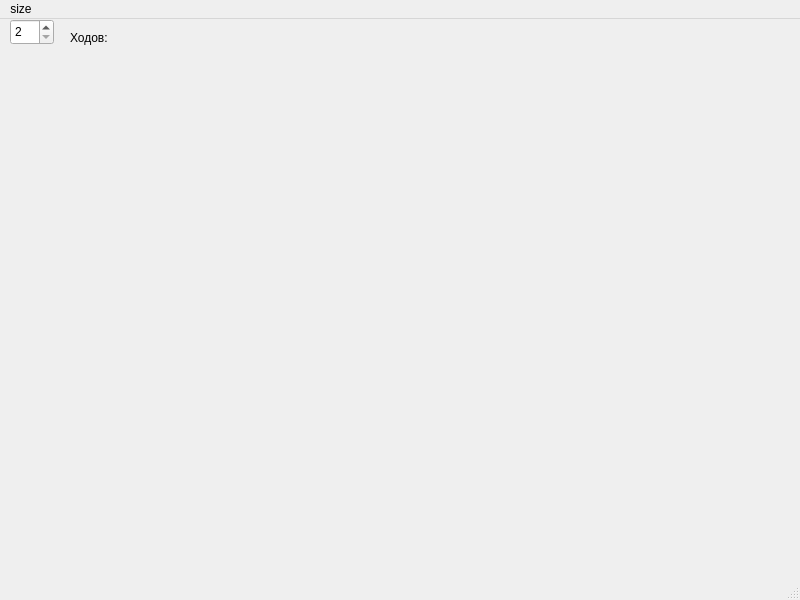
<?xml version="1.0" encoding="UTF-8"?>
<ui version="4.0">
 <class>FindPair</class>
 <widget class="QMainWindow" name="FindPair">
  <property name="geometry">
   <rect>
    <x>0</x>
    <y>0</y>
    <width>800</width>
    <height>600</height>
   </rect>
  </property>
  <property name="windowTitle">
   <string>MainWindow</string>
  </property>
  <widget class="QWidget" name="centralwidget">
   <widget class="QSpinBox" name="spinBox">
    <property name="geometry">
     <rect>
      <x>10</x>
      <y>0</y>
      <width>44</width>
      <height>26</height>
     </rect>
    </property>
    <property name="minimum">
     <number>2</number>
    </property>
    <property name="maximum">
     <number>10</number>
    </property>
   </widget>
   <widget class="QLabel" name="resultLabel">
    <property name="geometry">
     <rect>
      <x>70</x>
      <y>10</y>
      <width>67</width>
      <height>17</height>
     </rect>
    </property>
    <property name="text">
     <string>Ходов:</string>
    </property>
   </widget>
  </widget>
  <widget class="QMenuBar" name="menubar">
   <property name="geometry">
    <rect>
     <x>0</x>
     <y>0</y>
     <width>800</width>
     <height>22</height>
    </rect>
   </property>
   <widget class="QMenu" name="menusize">
    <property name="title">
     <string>size</string>
    </property>
    <addaction name="actionsz"/>
   </widget>
   <addaction name="menusize"/>
  </widget>
  <widget class="QStatusBar" name="statusbar"/>
  <action name="actionsz">
   <property name="text">
    <string>ds</string>
   </property>
  </action>
 </widget>
 <resources/>
 <connections/>
</ui>
